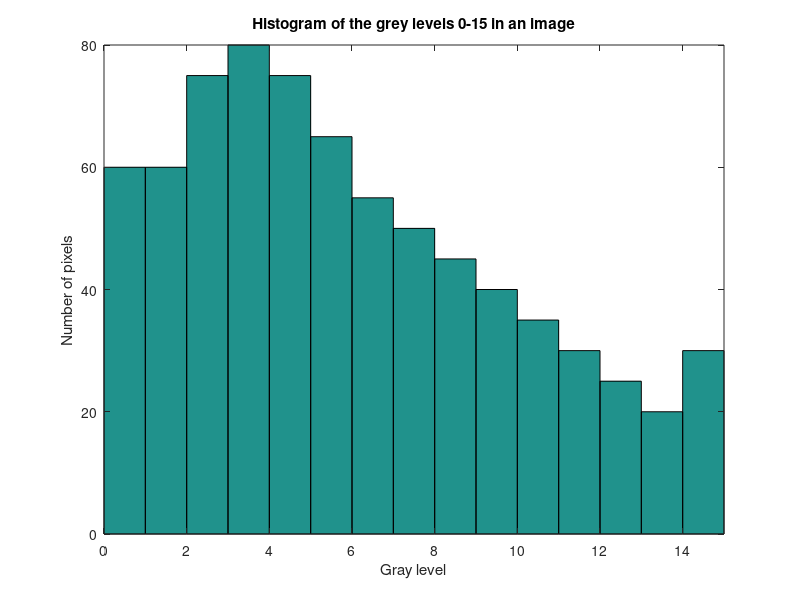
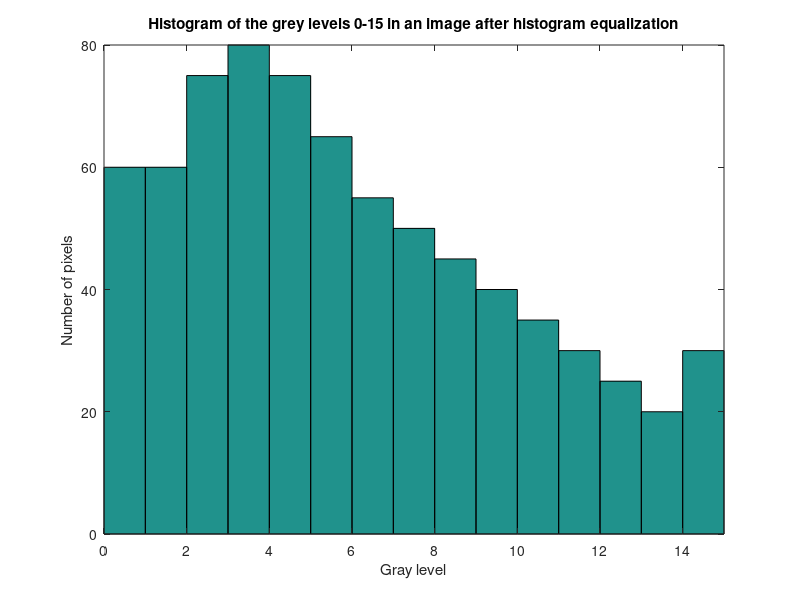

Write the MATLAB code that produced these figures, in order.
%{
The following table gives the number of pixels at each of the 
gray levels 0-15 or (16) in an image with those gray values only: 

0   1  2  3  4  5  6  7  8  9 10 11 12 13 14 15 
-----------------------------------------------
20 40 60 75 80 75 65 55 50 45 40 35 30 25 20 30  
%}

% Draw the histogram corresponding to these gray levels

figure(1)
hist([zeros(1,20) ones(1,40) 2*ones(1,60) 3*ones(1,75), ...
 4*ones(1,80) 5*ones(1,75) 6*ones(1,65) 7*ones(1,55) 8*ones(1,50), ...
  9*ones(1,45) 10*ones(1,40) 11*ones(1,35) 12*ones(1,30) 13*ones(1,25), ...
   14*ones(1,20) 15*ones(1,30)],15)

axis([0 15 0 80])
title('Histogram of the grey levels 0-15 in an image')
xlabel('Gray level')
ylabel('Number of pixels')

% Save the histogram as a .png file
print -dpng q8ahistogram.png

% Then perform a histogram equalization and draw the resulting histogram
histeq([zeros(1,20) ones(1,40) 2*ones(1,60) 3*ones(1,75), ...
 4*ones(1,80) 5*ones(1,75) 6*ones(1,65) 7*ones(1,55) 8*ones(1,50), ...
  9*ones(1,45) 10*ones(1,40) 11*ones(1,35) 12*ones(1,30) 13*ones(1,25), ...
   14*ones(1,20) 15*ones(1,30)],15)

title('Histogram of the grey levels 0-15 in an image after histogram equalization')
xlabel('Gray level')
ylabel('Number of pixels')
axis([0 15 0 80])

% Save the histogram as a .png file
print -dpng q8ahistogramEqualized.png